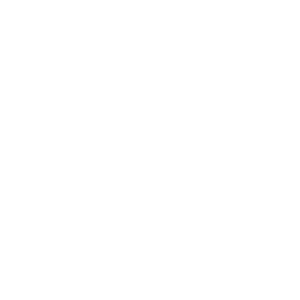
Frame 1 (no input)
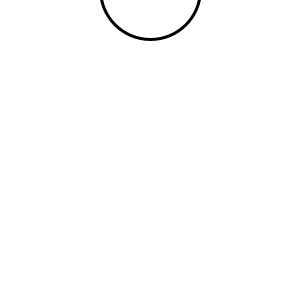
Frame 60 (the mouse pressed at the canvas centre just before this capture)
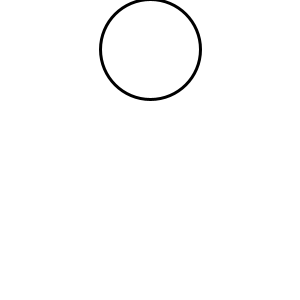
Frame 120 (the mouse held since frame 60 and released just before this capture)

The Processing sketch that drew these frames (run headless with seeded random() and noise(); from frame 60 on, the mouse is pressed at the canvas centre):

// Processing sketch: FallAnimupdate
// ── FallAnimupdate.pde
// Bryson Kwong
// Animation

// defining variables
int y;

// Built in variables:
// -mouseX, mouseY: these are the coordinates for your mouse pointer
void setup() {
  size(300, 300);
  y = -70; // set the starting value
} // ----- end of setup ----------

void draw() {
  background(255);
  strokeWeight(3);
  ellipse(150, y, 100, 100);
  y = y + 1;  
  if (y >=370) {
     y = -70;
  }
} // ----- end of draw -----------
